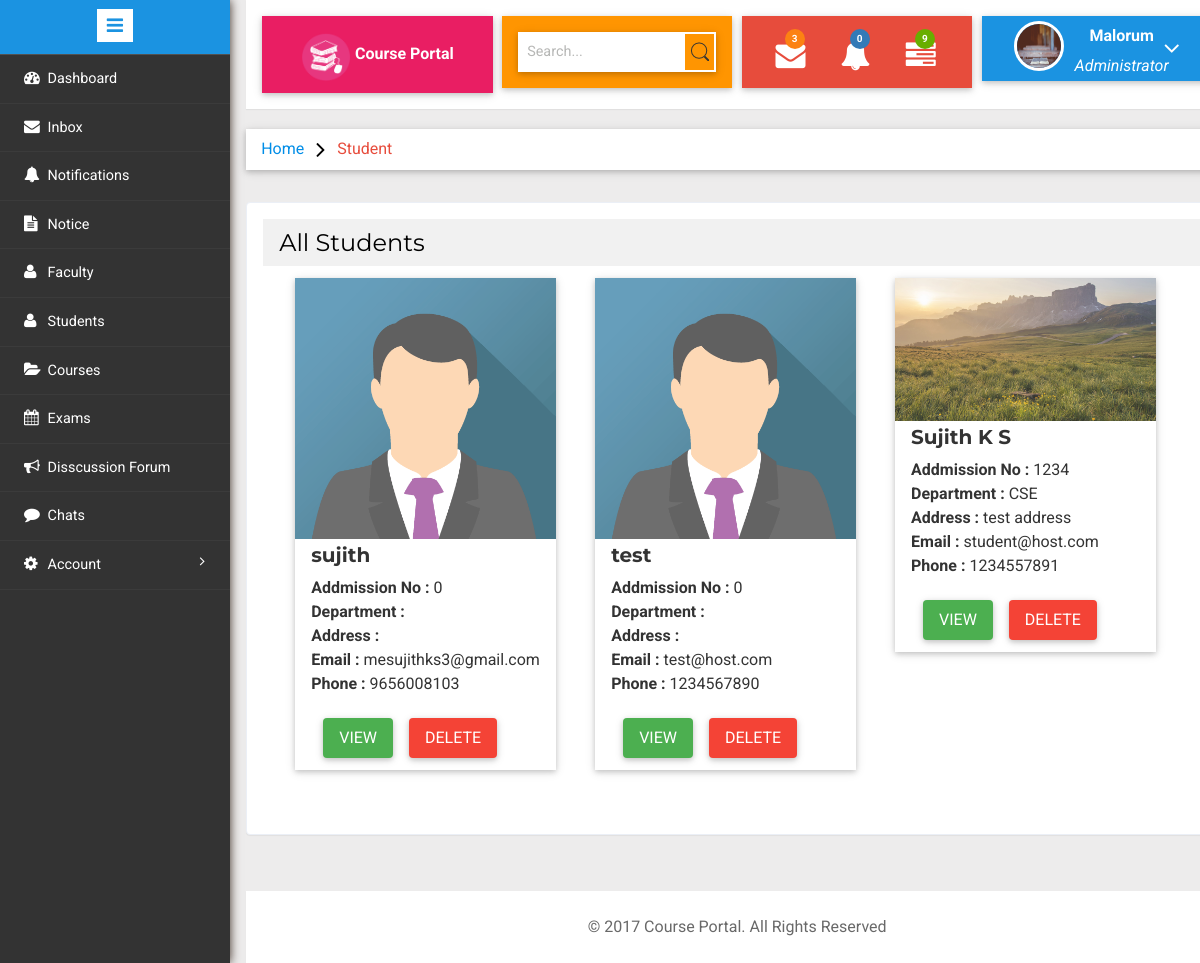
The page /admin/index.php?page=student (signed in) on the database its author committed.
### tables this page shows
CREATE TABLE `users` (
  `id` int(11) NOT NULL,
  `name` char(40) NOT NULL,
  `email` varchar(40) NOT NULL,
  `pass` varchar(40) NOT NULL,
  `type` varchar(10) NOT NULL,
  `mobile` bigint(11) NOT NULL,
  `gender` varchar(40) NOT NULL,
  `image` varchar(50) NOT NULL DEFAULT '../images/avatar.png',
  `dob` date NOT NULL,
  `join_date` datetime NOT NULL DEFAULT CURRENT_TIMESTAMP
);

CREATE TABLE `students` (
  `studentId` int(11) NOT NULL,
  `admno` int(11) NOT NULL,
  `dept` varchar(30) NOT NULL,
  `addrs` text NOT NULL,
  `status` varchar(20) NOT NULL DEFAULT 'incomplete'
);

### admin/student.php (the view)
<?php
    $card='<div class="w3-row-padding">';
    $count=0;
	$query="SELECT * FROM `students`,`users` WHERE `users`.id = `students`.studentId";
	$result = mysqli_query($con,$query) or die(mysqli_error());
    while($row=$result->fetch_assoc()){
        $count+=1;
        $sid=$row['id'];
        $card.='
                <div class="w3-third">
                    <div class="w3-card-2" style="width:92%;max-width:300px;margin-top:12px;">
                        <img src="'.getUserAvatar($sid).'" alt="Avatar" style="width:100%;opacity:0.85">
                        <div class="w3-container">
                            <h4><b>'.$row['name'].'</b></h4>
                            <p>
                                <strong>Addmission No : </strong>'.$row['admno'].'<br />
                                <strong>Department : </strong>'.$row['dept'].'<br />
                                <strong>Address : </strong>'.$row['addrs'].'<br />
                                <strong>Email : </strong>'.$row['email'].'<br />
                                <strong>Phone : </strong>'.$row['mobile'].'
                            </p>
                            <a class="w3-button w3-green w3-hover-red w3-round w3-card-2" style="margin-left:12px;margin-top:12px;margin-bottom:12px" href="index.php?page=view-student&id='.$sid.'">VIEW</a>
                            <a class="w3-button w3-red w3-hover-yellow w3-round w3-card-2" style="margin-left:12px;margin-top:12px;margin-bottom:12px" href="">DELETE</a>
                        </div>
                     </div>
                </div>';
        if($count%3==0)
            $card.='
            </div>
            <div class="w3-row-padding">
            <br />';
    }
?>
<ol class="breadcrumb w3-card-2">
                <li class="breadcrumb-item"><a href="index.php">Home</a> <i class="fa fa-angle-right"></i> Student</li>
            </ol>
<div class="w3-card-4 validation-system validation-form">
<header class="w3-container w3-light-grey">
      <h3>All Students</h3>
    </header>
    <div class="w3-container">
        <?php echo $card; ?>
    </div>
</div><br />
</div>

### admin/index.php (shortened to what this page needs)
<?php
	require("../auth.php");
	$query="SELECT * FROM `notification` WHERE user_to='1' AND status='active'";
	$result = mysqli_query($con,$query) or die(mysqli_error());
	$notifc=mysqli_num_rows($result);
	function getAvatar(){
		$aid=$_SESSION['user_id'];
		require('../connection.php');
		$query="SELECT * FROM `users` WHERE id=$aid";
        $result = mysqli_query($con,$query) or die(mysqli_error());
        $row=$result->fetch_assoc();
        return $row["image"];
	}
	function getUserAvatar($id){
		require('../connection.php');
		$query="SELECT * FROM `users` WHERE id=$id";
        $result = mysqli_query($con,$query) or die(mysqli_error());
        $row=$result->fetch_assoc();
        return $row["image"];
	}
?>
<!DOCTYPE HTML>
<html>
<head>
<link href="css/bootstrap.min.css" rel='stylesheet' type='text/css' />
<link href="../css/w3.css" rel='stylesheet' type='text/css' />
<link href="css/style.css" rel='stylesheet' type='text/css' />
<link rel="stylesheet" href="css/morris.css" type="text/css"/>
<link href="css/font-awesome.css" rel="stylesheet">
<link rel="stylesheet" href="css/icon-font.min.css" type='text/css' />
</head>
<body>
   <div class="page-container">
<div class="left-content">
	   <div class="mother-grid-inner">
				<div class="header-main">
					<div class="logo-w3-agile w3-pink w3-text-white w3-card-2">
								<img src="images/logo.png" width="50px" height="50px"><b>  Course Portal</b>
							</div>
					<div class="w3layouts-left w3-card-2">
								<div class="w3-search-box w3-card-2">
									<form action="#" method="post">
										<input type="text" placeholder="Search..." required="">
										<input type="submit" value="">
									</form>
								</div>
						 </div>
						 <div class="w3layouts-right w3-card-2">
							<div class="profile_details_left ">
								<ul class="nofitications-dropdown">
									<li class="dropdown head-dpdn">
										<a href="#" class="dropdown-toggle" data-toggle="dropdown" aria-expanded="false"><i class="fa fa-envelope"></i><span class="badge">3</span></a>
									</li>
									<li class="dropdown head-dpdn">
										<a href="#" class="dropdown-toggle" data-toggle="dropdown" aria-expanded="false"><i class="fa fa-bell"></i><span class="badge blue"><?php echo $notifc; ?></span></a>
									</li>
									<li class="dropdown head-dpdn">
										<a href="#" class="dropdown-toggle" data-toggle="dropdown" aria-expanded="false"><i class="fa fa-tasks"></i><span class="badge blue1">9</span></a>
									</li>
									<div class="clearfix"> </div>
								</ul>
							</div>
						</div>
						<div class="profile_details w3l w3-card-2">
								<ul>
									<li class="dropdown profile_details_drop">
										<a href="#" class="dropdown-toggle" data-toggle="dropdown" aria-expanded="false">
											<div class="profile_img">
												<span class="prfil-img"><img src="<?php echo getAvatar(); ?>" alt=""> </span>
												<div class="user-name">
													<p>Malorum</p>
													<span>Administrator</span>
												</div>
												<i class="fa fa-angle-down"></i>
												<div class="clearfix"></div>
											</div>
										</a>
									</li>
								</ul>
							</div>
				</div>
 <?php
		@$page=  $_GET['page'];
		  if($page!="")
		  {
			switch($page){
				case "student":	include("student.php"); break;
			}
		  }
		  else
		  {
		  include('dashboard.php');
		  }
		  ?>
<br />
<div class="copyrights w3-card-2 w3-row">
	 <p>© 2017 Course Portal. All Rights Reserved</p>
</div>
</div>
</div>
				<div class="sidebar-menu">
					<header class="logo1">
						<a href="#" class="sidebar-icon"> <span class="fa fa-bars"></span> </a>
					</header>
                           <div class="menu">
									<ul id="menu" >
										<li><a href="index.php"><i class="fa fa-tachometer"></i> <span title="Dashboard">Dashboard</span><div class="clearfix"></div></a></li>
										 <li id="menu-academico" ><a href="index.php?page=inbox"><i class="fa fa-envelope nav_icon"></i><span title="Inbox">Inbox</span><div class="clearfix"></div></a></li>
										 <li><a href="index.php?page=notification"><i class="fa fa-bell" aria-hidden="true"></i><span title="Notifications">Notifications</span><div class="clearfix"></div></a></li>
										 <li><a href="index.php?page=notice"><i class="fa fa-file-text" aria-hidden="true"></i><span title="Notice">Notice</span><div class="clearfix"></div></a></li>
										 <li><a href="index.php?page=faculty"><i class="fa fa-user" aria-hidden="true"></i><span title="Faculty">Faculty</span><div class="clearfix"></div></a></li>
										 <li><a href="index.php?page=student"><i class="fa fa-user" aria-hidden="true"></i><span title="Students">Students</span><div class="clearfix"></div></a></li>
										 <li><a href="index.php?page=course"><i class="fa fa-folder-open" aria-hidden="true"></i><span title="Courses">Courses</span><div class="clearfix"></div></a></li>
										 <li><a href="index.php?page=exam"><i class="fa fa-calendar" aria-hidden="true"></i><span title="Exams">Exams</span><div class="clearfix"></div></a></li>
										 <li><a href="index.php?page=disscussion"><i class="fa fa-bullhorn" aria-hidden="true"></i><span title="Disscussion">Disscussion Forum</span><div class="clearfix"></div></a></li>
										 <li><a href="index.php?page=chat"><i class="fa fa-comment" aria-hidden="true"></i><span title="Chats">Chats</span><div class="clearfix"></div></a></li>
							        <li id="menu-academico" ><a href="#"><i class="fa fa-gear"></i>  <span>Account</span> <span class="fa fa-angle-right" style="float: right" title="Account"></span><div class="clearfix"></div></a>
									 </li>
								  </ul>
								</div>
							  </div>
							</div>
</body>
</html>

### css/w3.css (style rules this page uses)
html { box-sizing:border-box }
*,*:before,*:after { box-sizing:inherit }
html { -ms-text-size-adjust:100%;-webkit-text-size-adjust:100% }
body { margin:0 }
article,aside,details,figcaption,figure,footer,header,main,menu,nav,section,summary { display:block }
a { background-color:transparent;-webkit-text-decoration-skip:objects }
img { border-style:none }
button,input,select,textarea { font:inherit;margin:0 }
button,input { overflow:visible }
button,html [type=button],[type=reset],[type=submit] { -webkit-appearance:button }
html,body { font-family:Verdana,sans-serif;font-size:15px;line-height:1.5 }
html { overflow-x:hidden }
h3 { font-size:24px }
h4 { font-size:20px }
h1,h2,h3,h4,h5,h6 { font-family:"Segoe UI",Arial,sans-serif;font-weight:400;margin:10px 0 }
img { margin-bottom:-5px }
a { color:inherit }
.w3-btn,.w3-button { border:none;display:inline-block;outline:0;padding:8px 16px;vertical-align:middle;overflow:hidden;text-decoration:none;color:inherit;background-color:inherit;text-align:center;cursor:pointer;white-space:nowrap }
.w3-btn,.w3-button { -webkit-touch-callout:none;-webkit-user-select:none;-khtml-user-select:none;-moz-user-select:none;-ms-user-select:none;user-select:none }
.w3-container:after,.w3-container:before,.w3-panel:after,.w3-panel:before,.w3-row:after,.w3-row:before,.w3-row-padding:after,.w3-row-padding:before, .w3-cell-row:before,.w3-cell-row:after,.w3-clear:after,.w3-clear:before,.w3-bar:before,.w3-bar:after { content:"";display:table;clear:both }
.w3-col,.w3-half,.w3-third,.w3-twothird,.w3-threequarter,.w3-quarter { float:left;width:100% }
@media (min-width:601px) { .w3-col.m4,.w3-third { width:33.33333% } }
.w3-round,.w3-round-medium { border-radius:4px }
.w3-row-padding,.w3-row-padding>.w3-half,.w3-row-padding>.w3-third,.w3-row-padding>.w3-twothird,.w3-row-padding>.w3-threequarter,.w3-row-padding>.w3-quarter,.w3-row-padding>.w3-col { padding:0 8px }
.w3-container,.w3-panel { padding:0.01em 16px }
.w3-card,.w3-card-2 { box-shadow:0 2px 5px 0 rgba(0,0,0,0.16),0 2px 10px 0 rgba(0,0,0,0.12) }
.w3-card-4,.w3-hover-shadow:hover { box-shadow:0 4px 10px 0 rgba(0,0,0,0.2),0 4px 20px 0 rgba(0,0,0,0.19) }
.w3-green,.w3-hover-green:hover { color:#fff!important;background-color:#4CAF50!important }
.w3-pink,.w3-hover-pink:hover { color:#fff!important;background-color:#e91e63!important }
.w3-red,.w3-hover-red:hover { color:#fff!important;background-color:#f44336!important }
.w3-light-grey,.w3-hover-light-grey:hover,.w3-light-gray,.w3-hover-light-gray:hover { color:#000!important;background-color:#f1f1f1!important }
.w3-text-white,.w3-hover-text-white:hover { color:#fff!important }

### rows shown on the page
users: image (picture)
students: studentId.image (placeholder picture), studentId.name "sujith", admno "0", studentId.email "mesujithks3@gmail.com", studentId.mobile "9656008103"
students: studentId.image (placeholder picture), studentId.name "test", admno "0", studentId.email "test@host.com", studentId.mobile "1234567890"
students: studentId.image (picture), studentId.name "Sujith K S", admno "1234", dept "CSE", addrs "test address", studentId.email "student@host.com", studentId.mobile "1234557891"

### other values the page prints
$notifc "0"
